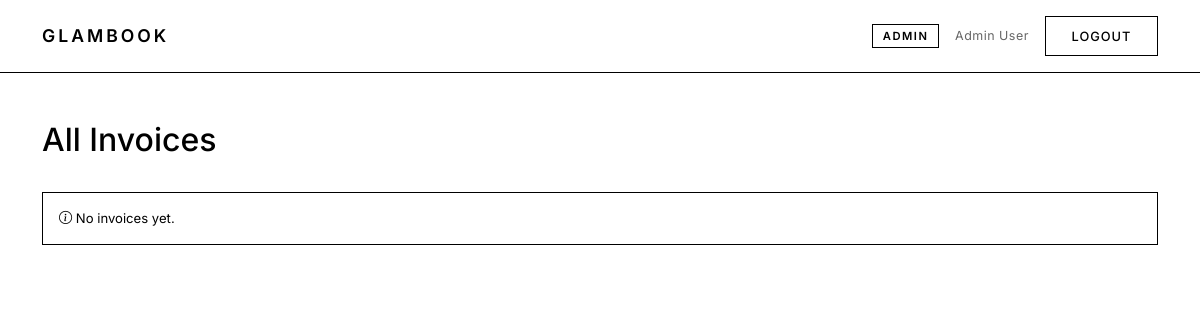
/marketplace/admin/invoices/ (signed in), run on an earlier commit of the app's database.
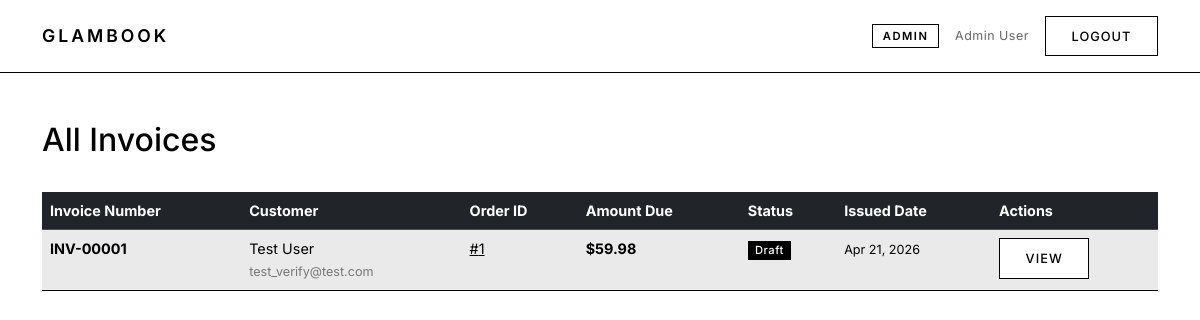
And on a later commit of the database.
### marketplace/models.py (models this page shows, shortened)
class Invoice(models.Model):
    STATUS_CHOICES = (
        ('draft', 'Draft'),
        ('issued', 'Issued'),
        ('paid', 'Paid'),
        ('overdue', 'Overdue'),
    )
    order = models.OneToOneField(Order, on_delete=models.CASCADE, related_name='invoice')
    invoice_number = models.CharField(max_length=50, unique=True)
    status = models.CharField(max_length=20, choices=STATUS_CHOICES, default='draft')
    amount_due = models.DecimalField(max_digits=10, decimal_places=2)
    issued_date = models.DateTimeField(auto_now_add=True)
    due_date = models.DateField(null=True, blank=True)
    class Meta:
        ordering = ['-issued_date']

class Order(models.Model):
    STATUS_CHOICES = (
        ('pending', 'Pending'),
        ('confirmed', 'Confirmed'),
        ('shipped', 'Shipped'),
        ('delivered', 'Delivered'),
        ('cancelled', 'Cancelled'),
    )
    customer = models.ForeignKey(User, on_delete=models.CASCADE, related_name='marketplace_orders')
    status = models.CharField(max_length=20, choices=STATUS_CHOICES, default='pending')
    total_amount = models.DecimalField(max_digits=10, decimal_places=2, default=0)
    created_at = models.DateTimeField(auto_now_add=True)
    updated_at = models.DateTimeField(auto_now=True)
    class Meta:
        ordering = ['-created_at']

### marketplace/views.py (the view)
    def wrapper(request, *args, **kwargs):
        profile = getattr(request.user, 'profile', None)
        if not profile or profile.role != 'admin':
            messages.error(request, 'Access denied. Admin only.')
            return redirect('home')
        return view_func(request, *args, **kwargs)

### marketplace/views.py (called while the page is built)
def admin_required(view_func):
    def wrapper(request, *args, **kwargs):
        profile = getattr(request.user, 'profile', None)
        if not profile or profile.role != 'admin':
            messages.error(request, 'Access denied. Admin only.')
            return redirect('home')
        return view_func(request, *args, **kwargs)
    wrapper.__name__ = view_func.__name__
    return login_required(wrapper)

@admin_required
def all_invoices(request):
    invoices = Invoice.objects.select_related('order', 'order__customer').order_by('-issued_date')
    return render(request, 'marketplace/admin/all_invoices.html', {'invoices': invoices})

### templates/marketplace/admin/all_invoices.html (shortened to what this page needs)
{% extends "glambookapp/base.html" %}
{% block content %}
<div class="container mt-5">
    <div class="row mb-4">
        <div class="col">
            <h2>All Invoices</h2>
        </div>
    </div>
    {% if invoices %}
    <div class="table-responsive">
        <table class="table table-striped table-hover">
            <thead class="table-dark">
                <tr>
                    <th>Invoice Number</th>
                    <th>Customer</th>
                    <th>Order ID</th>
                    <th>Amount Due</th>
                    <th>Status</th>
                    <th>Issued Date</th>
                    <th>Actions</th>
                </tr>
            </thead>
            <tbody>
                {% for invoice in invoices %}
                <tr>
                    <td>
                        <strong>{{ invoice.invoice_number }}</strong>
                    </td>
                    <td>
                        {{ invoice.order.customer.first_name }} {{ invoice.order.customer.last_name }}<br>
                        <small class="text-muted">{{ invoice.order.customer.email }}</small>
                    </td>
                    <td>
                        <a href="{% url 'marketplace:order_detail' invoice.order.id %}">#{{ invoice.order.id }}</a>
                    </td>
                    <td><strong>${{ invoice.amount_due }}</strong></td>
                    <td>
                        {% if invoice.status == 'draft' %}
                        <span class="badge bg-secondary">Draft</span>
                        {% elif invoice.status == 'issued' %}
                        <span class="badge bg-info">Issued</span>
                        {% elif invoice.status == 'paid' %}
                        <span class="badge bg-success">Paid</span>
                        {% elif invoice.status == 'overdue' %}
                        <span class="badge bg-danger">Overdue</span>
                        {% else %}
                        <span class="badge bg-secondary">{{ invoice.status }}</span>
                        {% endif %}
                    </td>
                    <td>
                        <small>{{ invoice.issued_date|date:"M d, Y" }}</small>
                    </td>
                    <td>
                        <a href="{% url 'marketplace:invoice_detail' invoice.id %}" class="btn btn-sm btn-info" target="_blank">View</a>
                    </td>
                </tr>
                {% endfor %}
            </tbody>
        </table>
    </div>
    {% else %}
    <div class="alert alert-info" role="alert">
        <i class="bi bi-info-circle"></i> No invoices yet.
    </div>
    {% endif %}
</div>
{% endblock %}

What changed in the data, as far as the page shows it:
added Invoice: invoice_number "INV-00001", order.customer.first_name "Test", order.customer.last_name "User", order.customer.email "test_verify@test.com", order.id "1", amount_due "59.98", status "Draft", issued_date "Apr 21, 2026"
Also different on the page:
text no longer shown: "No invoices yet."
text now shown: "Invoice Number Customer Order ID Amount Due Status Issued Date Actions"
